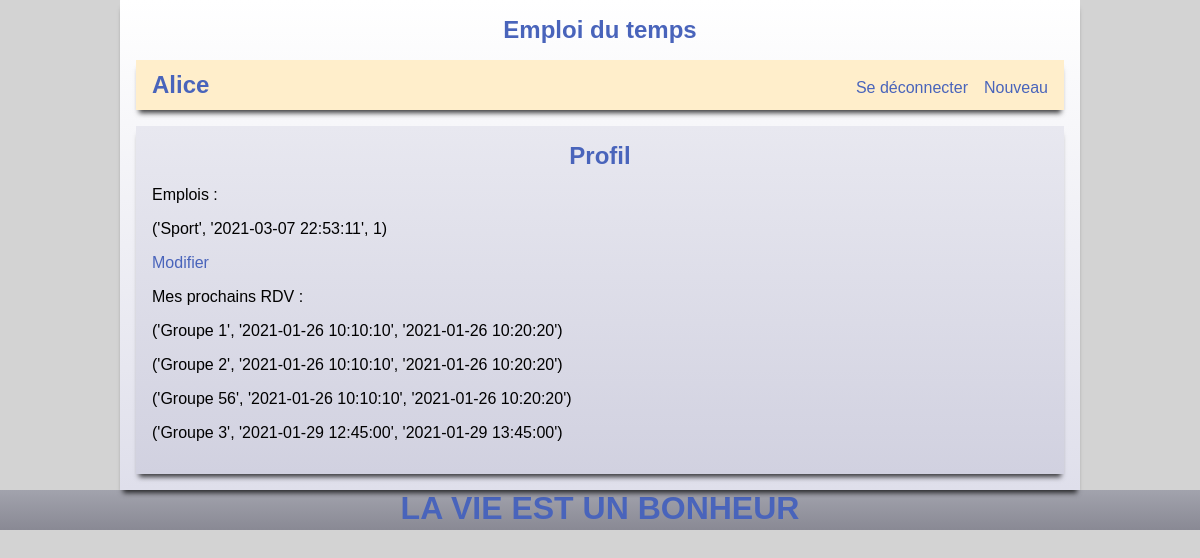
Screenshot of /profil (signed in) with the database file from the repository.
### tables this page shows
CREATE TABLE emploi (
  id_e      INTEGER     PRIMARY KEY AUTOINCREMENT,
  auteur_id INTEGER     NOT NULL REFERENCES membres (id_m),
  cree_le   TIMESTAMP   NOT NULL DEFAULT CURRENT_TIMESTAMP,
  nom       VARCHAR(50) NOT NULL
);

CREATE TABLE horaire (
  id_h        INTEGER     PRIMARY KEY AUTOINCREMENT,
  emploi_id   INTEGER     NOT NULL REFERENCES emploi (id_e),
  groupe_id   INTEGER     REFERENCES groupe (id_g),
  lieu_id     INTEGER     REFERENCES lieu (id_l),
  debut       TIMESTAMP   NOT NULL,
  fin         TIMESTAMP   NOT NULL,
  description TEXT,
  CHECK (debut < fin)
);

### app.py (the view)
@app.route('/profil')
def profil():
    global emplois
    global cday
    global semaine
    emplois = recuperer_emplois(session['userid'])
    cday = datetime.date.today()
    semaine = current_week(cday)
    horaires = recuperer_horaire_de_groupe(session['userid'])
    return render_template('profil.html', infos = (emplois, horaires))

### date.py (called while the page is built)
def current_week(cday):
    calendar = Calendar()
    months = calendar.monthdatescalendar(cday.year, cday.month)
    for week in months:
        for day in week:
            if day == cday:
                curr_week = week
    result = []
    for i in range(len(curr_week)):
        result.append(Jour(curr_week[i]))
    return result

def jourl_avec_jour(annee, mois, jour):
    calendar = Calendar()
    months = calendar.monthdatescalendar(annee, mois)
    for week in months:
        for i in range(len(week)):
            if week[i].day == jour:
                return jours[i]

### db.py (called while the page is built)
def recuperer_emplois(id):
    with db.connect("emploi.db") as c:
        curs = c.execute("""SELECT nom, cree_le, id_e FROM emploi WHERE auteur_id = ?""", (id,))
        emplois = curs.fetchall()
        result = [0] * len(emplois)
        for i in range(len(emplois)):
            curs = c.execute("""SELECT id_h, groupe_id, lieu_id, debut, fin, description FROM horaire WHERE emploi_id = ?""", (emplois[i][2],))
            horaires = curs.fetchall()
            result[i] = (emplois[i], horaires)
        return result

def recuperer_horaire_de_groupe(id_m):
    with db.connect("emploi.db") as c:
        curs = c.execute("""SELECT horaire.description, horaire.debut, horaire.fin FROM horaire
                        JOIN membre_de_groupe ON horaire.groupe_id = membre_de_groupe.groupe_id
                        WHERE membre_de_groupe.membre_id = ?""", (id_m,))
        return curs.fetchall()

### templates/profil.html
{% extends 'base.html' %}
{% block entete %}
    <h2>Profil</h2>
{% endblock %}
{% block contenu %}
    {% if infos != None %}
        <p>Emplois :</p>
        {% for emploi in infos[0] %}
            <p>{{ emploi[0] }}</p>
            <a href='{{ url_for("setemploi", id_emploi=emploi[0][2]) }}'>Modifier</a>
        {% endfor %}
        <p>Mes prochains RDV :</p>
        {% for info in infos[1] %}
            <p>{{ info }}</p>
        {% endfor %}
    {% endif %}
{% endblock %}

### static/style.css (style rules this page uses)
html { font-family: sans-serif; background: lightgrey; }
body { margin: 0 auto; }
body h2 { text-align: center; margin: 0; }
a { text-decoration: none; }
h1, h2, h3, a { color: rgb(73, 100, 187); }

### rows the page displays
emploi: emploi "('Sport', '2021-03-07 22:53:11', 1)"
horaire: info "('Groupe 1', '2021-01-26 10:10:10', '2021-01-26 10:20:20')"
horaire: info "('Groupe 2', '2021-01-26 10:10:10', '2021-01-26 10:20:20')"
horaire: info "('Groupe 56', '2021-01-26 10:10:10', '2021-01-26 10:20:20')"
horaire: info "('Groupe 3', '2021-01-29 12:45:00', '2021-01-29 13:45:00')"

### other values shown
{{ session['usernickname'] }} "Alice"
